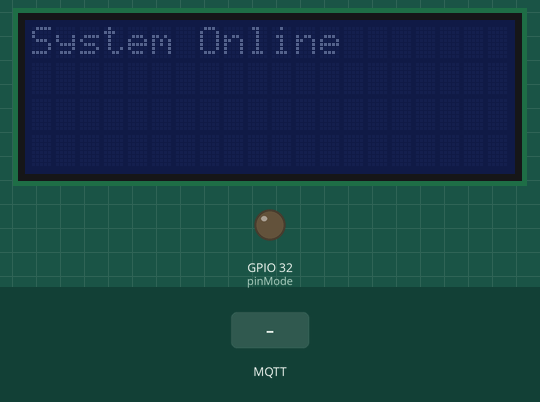
Simulated run of this sketch. Board: ESP32. On the bench: 20×4 character LCD, output pins drawn as LEDs (lit = HIGH). Inputs (shaded band) come from the test bench. WiFi joins after 1.5 s; servers stay silent unless stated; random numbers use the default seed unless the sketch sets one; no MQTT or app messages arrive unless stated; what the sketch prints to the serial monitor is not drawn.

Above: at 2.7 s.
2.8 s: MQTT message "1" arrives on the first subscribed topic
At 4.0 s:
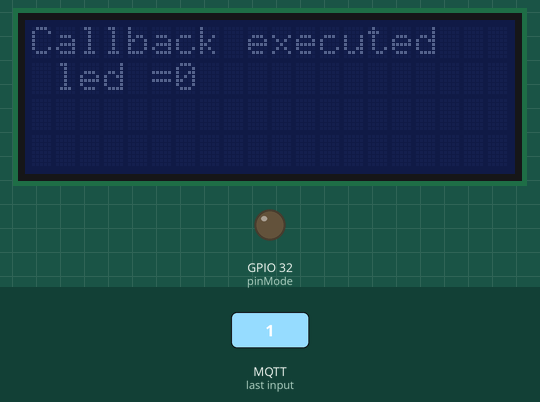
4.3 s: MQTT message "1" arrives on the second subscribed topic
At 5.1 s:
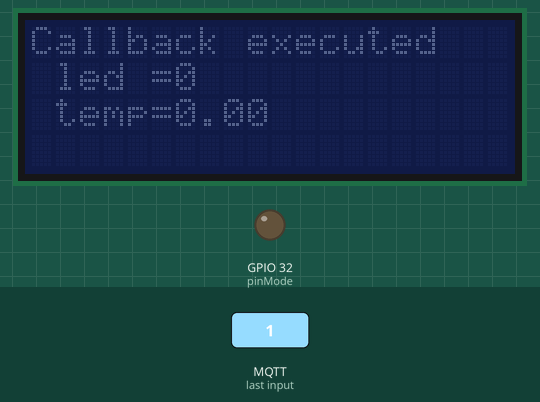
5.8 s: MQTT message "1" arrives on the third subscribed topic
At 6.1 s:
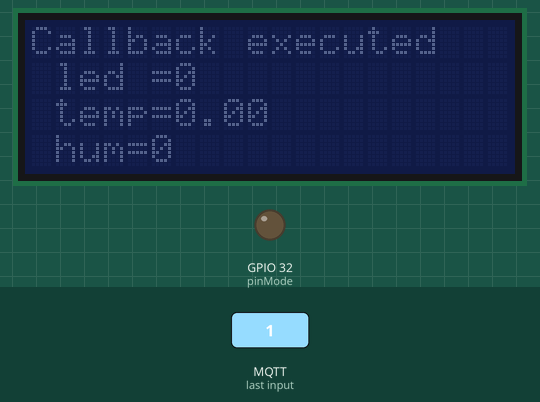
Timing chart, 0 to 8.8 s (numbered marks = the images above; inputs shaded):
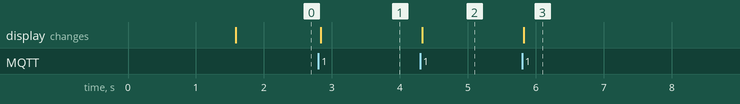

The sketch:

code.ino
```cpp
//#include <ESP8266WiFi.h>
#include <WiFi.h>
#include <ArduinoJson.h>
#include <PubSubClient.h>
#include <LiquidCrystal_I2C.h>

LiquidCrystal_I2C LCD = LiquidCrystal_I2C(0x27, 20, 4);
const char* ssid = "Wokwi-GUEST";
const char* password = "";

String payload;
String channel="TP2";
const char* topic1="TP2/led";
const char* topic2="TP2/temp";
const char* topic3="TP2/hum";
const char* topicdistance="TP2/distance";

const char* server = "mqtt.beebotte.com";
const char* username ="token:token_BJuKXbM3FEmeANnM";


char ClientID[]="";
const int port = 1883;
int trigP = 14;
int echoP = 35;


WiFiClient client;
PubSubClient clientmqtt(server,1883,client);

// Handle a received message
void callback(char* topic, byte* payload, unsigned int length)
{

  LCD.setCursor(0, 0);
  LCD.println("Callback executed");
  Serial.println("MQTT callback executed");
  Serial.print("topic:");
  Serial.println(topic);

  char message[length+1];
  for(int i=0;i<length;i++)
  message[i]=(char)payload[i];

 Serial.print("received Json:");
   Serial.println(message);
//Votre traitement............................;

  DynamicJsonDocument doc(1024);
  deserializeJson(doc, message);


  if (strcmp(topic, topic1) == 0 ){
    boolean data = doc["data"];
    digitalWrite(32, data);
    LCD.setCursor(0, 1);
    LCD.print(" led =");
    LCD.print(data);
    LCD.print("            ");
    if (data == true ){
      PubBeebotte( ) ;

    }
  }

  if (strcmp(topic, topic2) == 0 ){
    float data = doc["data"];
      LCD.setCursor(0, 2);
      LCD.print(" temp=");
      LCD.print(data);
      Serial.println(data);
  }

  if (strcmp(topic, topic3) == 0 ){
    int data = doc["data"];
    LCD.setCursor(0, 3);
    LCD.print(" hum=");
    LCD.print(data);
    Serial.println(data);
  }


}
void PubBeebotte( ){

  long duration;
          // Clear the trigPin
          digitalWrite(trigP, LOW);
          delayMicroseconds(2);
          // Sets the trigPin on HIGH state for 10 micro seconds
          digitalWrite(trigP, HIGH);
          delayMicroseconds(10);
          digitalWrite(trigP, LOW);
            // Reads the echoPin, returns the sound wave travel time in microseconds
          duration = pulseIn(echoP, HIGH);
            // Calculate the distance
          float distance = duration * 0.034/2;
          LCD.setCursor(0, 2);
          LCD.print("");
          LCD.setCursor(0, 3);
          LCD.print("");

        Serial.print("distance=");
        Serial.println(String(distance));


        String d;
        StaticJsonDocument <1024> T;
        T["channel"]= channel;
        T["resource"]= "led";
        T["write"]= true;
        T["data"]= false;
        serializeJson (T, d);

        const char * data= d.c_str();

        clientmqtt.publish(topic1 , data);

        String dist;
        T["resource"]= "distance";
        T["data"]= distance;
        serializeJson (T, dist);

        data= dist.c_str();

        clientmqtt.publish(topicdistance , data);

        LCD.setCursor(0, 1);
        LCD.print(" distance =");
        LCD.print(distance);
}


void setup() {
   LCD.init();
  pinMode(32,OUTPUT); // pinMode(33,OUTPUT);   pinMode(34,OUTPUT);
  pinMode(trigP, OUTPUT);
  pinMode(echoP, INPUT);
  Serial.begin(115200);
  WiFi.begin(ssid, password);
  Serial.print("Connecting to WiFi");
  while (WiFi.status() != WL_CONNECTED) {
    delay(500);
    Serial.print(".");
  }
clientmqtt.setServer(server,port);
 Serial.println("Server ready");
  LCD.clear();
  LCD.setCursor(0, 0);
  LCD.println("System Online");

  /*
  long duration;
  // Clear the trigPin
  digitalWrite(trigP, LOW);
  delayMicroseconds(2);
  // Sets the trigPin on HIGH state for 10 micro seconds
  digitalWrite(trigP, HIGH);
  delayMicroseconds(10);
  digitalWrite(trigP, LOW);
    // Reads the echoPin, returns the sound wave travel time in microseconds
  duration = pulseIn(echoP, HIGH);
    // Calculate the distance
  float distance = duration * 0.034/2;
Serial.print("distance=");
Serial.println(String(distance));
*/
}


void loop() {
    if(!clientmqtt.connected()){
    Serial.println("MQTT not connected");
    sprintf(ClientID, "%s%s", "kamelsub", String(random(10)));
    if(clientmqtt.connect(ClientID, username,NULL)){

    Serial.println("MQTT Connected");
     clientmqtt.subscribe(topic1);
     clientmqtt.subscribe(topic2);
     clientmqtt.subscribe(topic3);
     clientmqtt.setCallback(callback);

  }
    }
  else  // client connected
  {

     clientmqtt.loop();

  }

}
```

Measured:
- after the input at 2.8 s, the display: changes at once (image 1)
- after the input at 4.3 s, the display: changes at once (image 2)
- after the input at 5.8 s, the display: changes at once (image 3)
